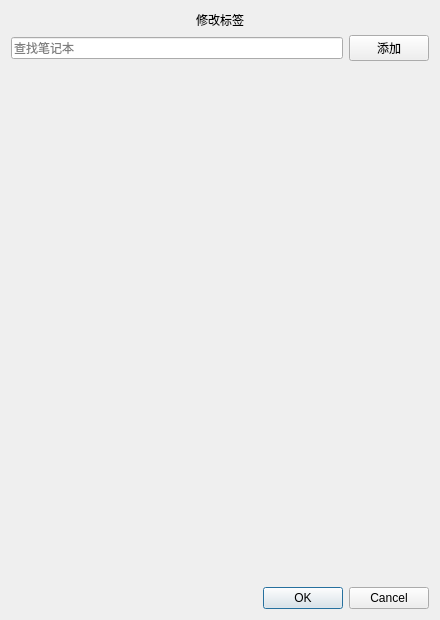
<?xml version="1.0" encoding="UTF-8"?>
<ui version="4.0">
 <class>TagsWidget</class>
 <widget class="QDialog" name="TagsWidget">
  <property name="enabled">
   <bool>true</bool>
  </property>
  <property name="geometry">
   <rect>
    <x>0</x>
    <y>0</y>
    <width>440</width>
    <height>620</height>
   </rect>
  </property>
  <property name="minimumSize">
   <size>
    <width>0</width>
    <height>0</height>
   </size>
  </property>
  <property name="maximumSize">
   <size>
    <width>16777215</width>
    <height>16777215</height>
   </size>
  </property>
  <property name="mouseTracking">
   <bool>false</bool>
  </property>
  <property name="tabletTracking">
   <bool>false</bool>
  </property>
  <property name="acceptDrops">
   <bool>false</bool>
  </property>
  <property name="windowTitle">
   <string>Form</string>
  </property>
  <property name="windowOpacity">
   <double>1.000000000000000</double>
  </property>
  <property name="autoFillBackground">
   <bool>false</bool>
  </property>
  <property name="styleSheet">
   <string notr="true">QDialog#TagsWidget{
  background-color:#EFEFEF;
}</string>
  </property>
  <layout class="QVBoxLayout" name="verticalLayout">
   <item>
    <widget class="QLabel" name="label">
     <property name="text">
      <string>修改标签</string>
     </property>
     <property name="alignment">
      <set>Qt::AlignCenter</set>
     </property>
    </widget>
   </item>
   <item>
    <layout class="QHBoxLayout" name="horizontalLayout">
     <item>
      <widget class="QLineEdit" name="lineEdit">
       <property name="styleSheet">
        <string notr="true"/>
       </property>
       <property name="alignment">
        <set>Qt::AlignLeading|Qt::AlignLeft|Qt::AlignVCenter</set>
       </property>
       <property name="placeholderText">
        <string>查找笔记本</string>
       </property>
       <property name="clearButtonEnabled">
        <bool>true</bool>
       </property>
      </widget>
     </item>
     <item>
      <widget class="QPushButton" name="pushButton_add">
       <property name="enabled">
        <bool>true</bool>
       </property>
       <property name="text">
        <string>添加</string>
       </property>
      </widget>
     </item>
    </layout>
   </item>
   <item>
    <widget class="QListWidget" name="listWidget_data">
     <property name="styleSheet">
      <string notr="true">QListWidget#listWidget_data{
  border: 0px solid;
  background-color:#EFEFEF;
}</string>
     </property>
     <property name="selectionMode">
      <enum>QAbstractItemView::MultiSelection</enum>
     </property>
    </widget>
   </item>
   <item>
    <widget class="QDialogButtonBox" name="buttonBox">
     <property name="standardButtons">
      <set>QDialogButtonBox::Cancel|QDialogButtonBox::Ok</set>
     </property>
    </widget>
   </item>
  </layout>
 </widget>
 <resources/>
 <connections>
  <connection>
   <sender>buttonBox</sender>
   <signal>accepted()</signal>
   <receiver>TagsWidget</receiver>
   <slot>reject()</slot>
   <hints>
    <hint type="sourcelabel">
     <x>249</x>
     <y>419</y>
    </hint>
    <hint type="destinationlabel">
     <x>249</x>
     <y>219</y>
    </hint>
   </hints>
  </connection>
  <connection>
   <sender>buttonBox</sender>
   <signal>rejected()</signal>
   <receiver>TagsWidget</receiver>
   <slot>accept()</slot>
   <hints>
    <hint type="sourcelabel">
     <x>249</x>
     <y>419</y>
    </hint>
    <hint type="destinationlabel">
     <x>249</x>
     <y>219</y>
    </hint>
   </hints>
  </connection>
 </connections>
</ui>
